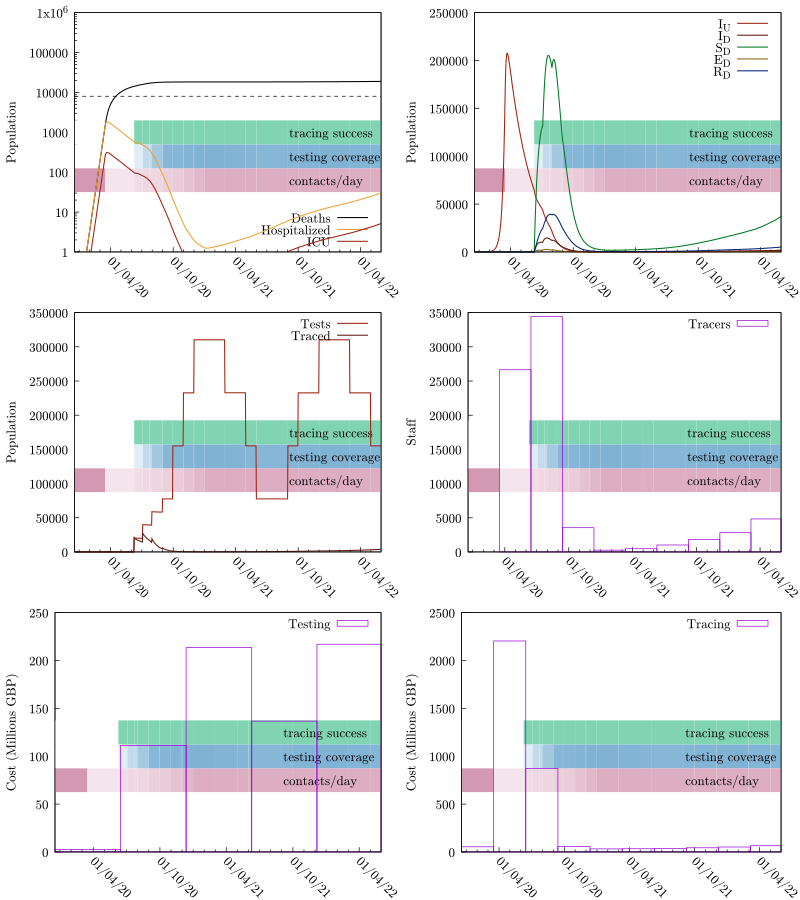

Source code (gnuplot):
set terminal pdfcairo color enhanced dashed font "cmr10,14" size 8,9
seed="ptti-6_Targeted_TTI_Face_Coverings"
set output sprintf("%s.pdf", seed)
set multiplot layout 3,2
odefile=sprintf("%s-out-0.tsv", seed)
ttfile=sprintf("%s-out-0-testtrace.tsv", seed)
trfile=sprintf("%s-out-0-trcosts.tsv", seed)
tefile=sprintf("%s-out-0-tecosts.tsv", seed)
etimesfile=sprintf("%s-events.gp", seed)

set tics nomirror
set ylabel 'Population'

set yrange [0:]

set style fill transparent solid 0.25 noborder

# Colors
color_SU = '#00aa55'
color_SD = '#007722'

color_EU = '#eba134'
color_ED = '#945e0f'

color_IU = '#9c210e'
color_ID = '#5e160b'

color_RU = '#0055aa'
color_RD = '#002277'

# These are from the economic model inputs
Hospitalized_Pct_Deaths=0.44
ICU_Fatality=0.59
ICU_Pct=0.17
IFR=0.008
Non_ICU_Fatality=0.36

HF = IFR*Hospitalized_Pct_Deaths/(ICU_Pct*ICU_Fatality+(1-ICU_Pct)*Non_ICU_Fatality)
ICUF = HF*ICU_Pct

set key bottom right
set xdata time
set timefmt "%Y-%m-%d %H:%M:%S"
set format x "%d/%m/%y"

load etimesfile

set xtics rotate by -45 3600*24*30*6

set yrange [1:1e6]
set log y

set arrow from graph 0, first 8000 to graph 1, first 8000 nohead lc 0 dt '--'
plot odefile u 1:(($9+$10)*IFR) w l lw 1.5 lc 0 ti "Deaths", "" u 1:(($7+$8)*HF) w l lw 1.5 lc rgb color_EU ti "Hospitalized", "" u 1:(($7+$8)*ICUF) w l lw 1.5 lc rgb color_IU ti "ICU"

unset log y
unset arrow

set autoscale y
set yrange [0:]
set key top right

# set y2tics 0.5
# set y2range [0:4]

plot odefile u 1:7 w l lw 1.5 lc rgb color_IU ti "I_U", odefile u 1:8 w l lw 1.5 lc rgb color_ID ti "I_D", \
     odefile u 1:4 w l lw 1.5 lc rgb color_SD ti "S_D", odefile u 1:6 w l lw 1.5 lc rgb color_ED ti "E_D", \
     odefile u 1:10 w l lw 1.5 lc rgb color_RD ti "R_D"#, odefile u 1:13 w l axis x1y2 lc 0 ti "R"


plot ttfile u 1:3 w l lw 1.5 lc rgb color_IU ti "Tests", ttfile u 1:4 w l lw 1.5 lc rgb color_ID ti "Traced"

unset log y
unset yrange
set autoscale y
set style fill empty

set ylabel "Staff"
plot trfile u 1:5 w boxes ti "Tracers"

set ylabel "Cost (Millions GBP)"
plot tefile u 1:($5/1000000) w boxes ti "Testing"
plot trfile u 1:($6/1000000) w boxes ti "Tracing"

unset multiplot
set output
